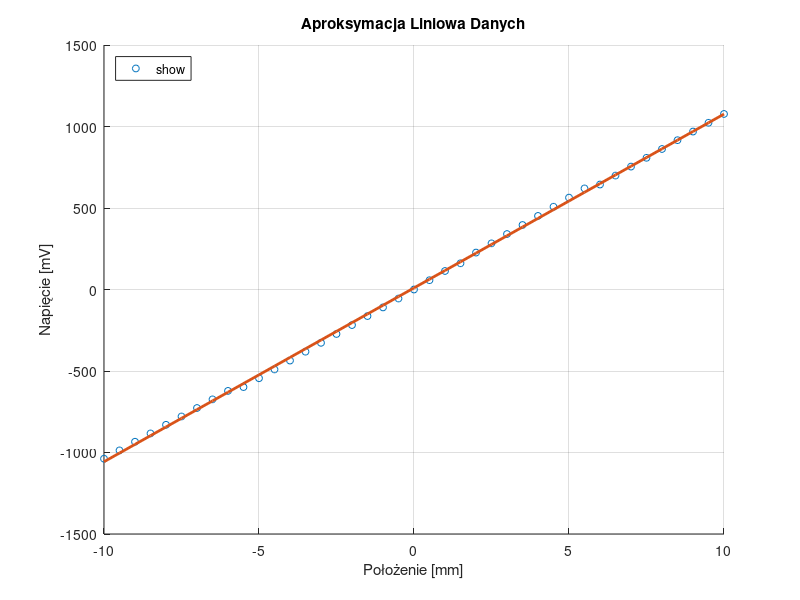

Recreate this plot in MATLAB.
% 1. Wprowadzenie danych
% Kolumna 'mm' - zmienna niezależna (X)
mm = [ -10.0; -9.5; -9.0; -8.5; -8.0; -7.5; -7.0; -6.5; -6.0; -5.5; -5.0; -4.5; -4.0; -3.5; -3.0; -2.5; -2.0; -1.5; -1.0; -0.5; 0.0; 0.5; 1.0; 1.5; 2.0; 2.5; 3.0; 3.5; 4.0; 4.5; 5.0; 5.5; 6.0; 6.5; 7.0; 7.5; 8.0; 8.5; 9.0; 9.5; 10.0 ];

% Kolumna 'mV' - zmienna zależna (Y)
mV = [ -1038; -987; -934; -883; -830; -779; -727; -674; -622; -598.7; -544.4; -490.4; -436; -381.5; -327.1; -272.9; -218.2; -163; -109.8; -55.3; 0; 57; 113.6; 160.8; 226.5; 283.1; 340.3; 395.8; 451.4; 507.8; 563.6; 620.2; 644; 699; 754; 808; 862; 916; 969; 1023; 1077 ];

% 2. Aproksymacja liniowa (wielomian 1. stopnia)
% p(1) to współczynnik kierunkowy, p(2) to wyraz wolny (przecięcie z osią Y)
p = polyfit(mm, mV, 1);

% 3. Obliczenie wartości prostej dla zakresu danych X
% Aproksymowana prosta to y_fit = p(1)*x + p(2)
y_fit = polyval(p, mm);

% 4. Wyświetlenie wykresu
figure; % Otwarcie nowego okna wykresu
hold on; % Utrzymanie wykresu do dodania kolejnych elementów

% Wykres danych (punkty)
plot(mm, mV, 'o', 'MarkerSize', 5, 'DisplayName', 'Dane pomiarowe');

% Wykres dopasowanej prostej (linia)
plot(mm, y_fit, '-', 'LineWidth', 2, 'DisplayName', sprintf('Aproksymacja liniowa: y = %.2f*x + %.2f', p(1), p(2)));

% Ustawienia wykresu dla lepszej czytelności
title('Aproksymacja Liniowa Danych');
xlabel('Położenie [mm]');
ylabel('Napięcie [mV]');
legend('show', 'Location', 'northwest');
grid on;
hold off;
